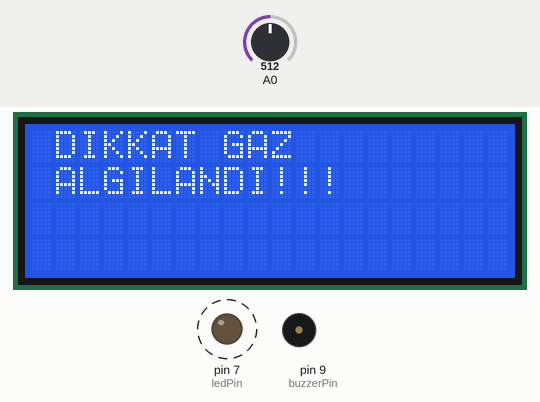
Simulated run of this sketch. Board: Arduino Uno, built with avr-gcc and run on an emulated ATmega328P. On the bench: 20×4 character LCD, output pins drawn as LEDs (lit = HIGH), buzzer (waves = sounding, pin HIGH). Dashed ring = blinking. The inputs (shaded band) are chosen by the test bench; at power-on: A0 = 512.

Above: at 1.27 s.
1.3 s: A0 set to 412
3.4 s: A0 set to 386
At 4.6 s:
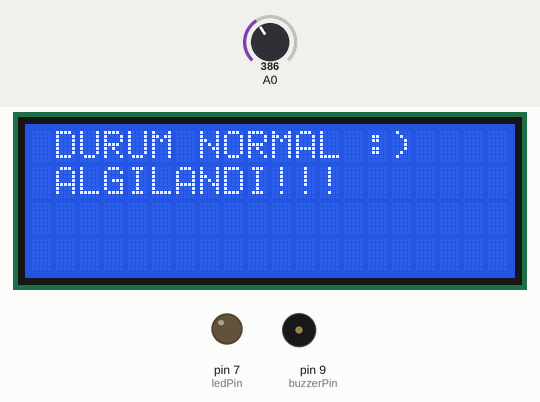
4.9 s: A0 set to 410
At 5.37 s:
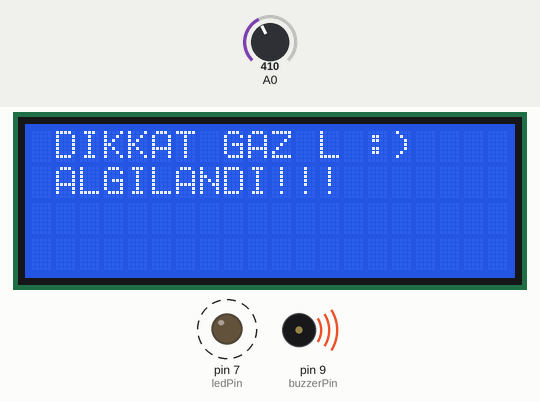
6.9 s: A0 set to 390
At 6.96 s:
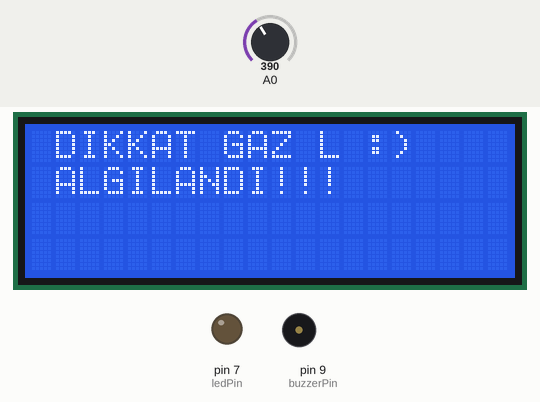
8.5 s: A0 set to 511
At 8.75 s:
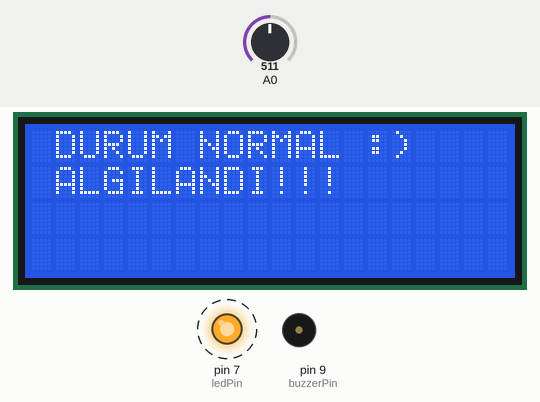
Timing chart, 0 to 11.5 s (numbered marks = the images above; inputs shaded):
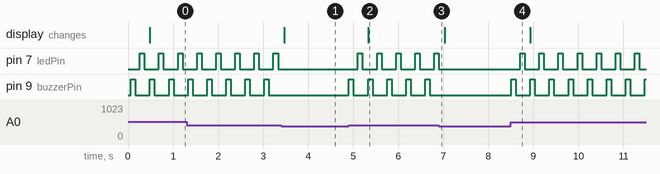

The sketch:

sketch_mar11b.ino
```cpp
#include <Wire.h>
#include <LiquidCrystal_I2C.h>

LiquidCrystal_I2C lcd(0x27,20,4);


int ledPin = 7;
int esikDegeri = 400;               //Gaz eşik değerini belirliyoruz.
int buzzerPin = 9;                  //Buzzerın takılacağı pin
int deger;                          //Sensörden okunan değer

void setup() {
  pinMode(buzzerPin, OUTPUT);  //Buzzer pinimizi çıkış olarak ayarlıyoruz.
  pinMode(ledPin,OUTPUT);
  lcd.init();
  }

void loop() {
  deger = analogRead(A0);           //Sensörden analog değer okuyoruz.
  if(deger > esikDegeri){           //Sensörden okunan değer eşik değerinden büyükse çalışır.
    digitalWrite(buzzerPin, HIGH);
    delay(100);
    digitalWrite(buzzerPin, LOW);
    delay(100);
digitalWrite(ledPin, HIGH);
    delay(100);
 digitalWrite(ledPin, LOW);
    delay(100);

  lcd.backlight();
  lcd.setCursor(1,0);
  lcd.print("DIKKAT GAZ ");
  lcd.setCursor(1,1);
  lcd.print("ALGILANDI!!!");

  }
  else{                             //Sensörden okunan değer eşik değerinin altındaysa çalışır.
    digitalWrite(buzzerPin, LOW);

  lcd.backlight();
  lcd.setCursor(1,0);
  lcd.print("DURUM NORMAL :) ");

  }
}
```

Measured:
- the behaviour switches between 401 and 400 on A0 (found by bisection; images 0 and 1)
- after the input at 3.4 s, pin 7 (ledPin), pin 9 (buzzerPin): stops changing and stays LOW; the display: changes after 0.07 s (image 1)
- after the input at 4.9 s, pin 7 (ledPin): alternates HIGH for 0.10 s and LOW for 0.32 s, starting after 0.21 s; pin 9 (buzzerPin): alternates HIGH for 0.10 s and LOW for 0.32 s, starting at once; the display: changes after 0.43 s (image 2)
- after the input at 6.9 s, pin 7 (ledPin): goes on until 6.9 s, then stays LOW; pin 9 (buzzerPin): stops changing and stays LOW
- after the input at 8.5 s, pin 7 (ledPin): alternates HIGH for 0.10 s and LOW for 0.32 s, starting after 0.21 s; pin 9 (buzzerPin): alternates HIGH for 0.10 s and LOW for 0.32 s, starting at once
- by itself, pin 7 (ledPin), pin 9 (buzzerPin): alternates HIGH for 0.10 s and LOW for 0.32 s
